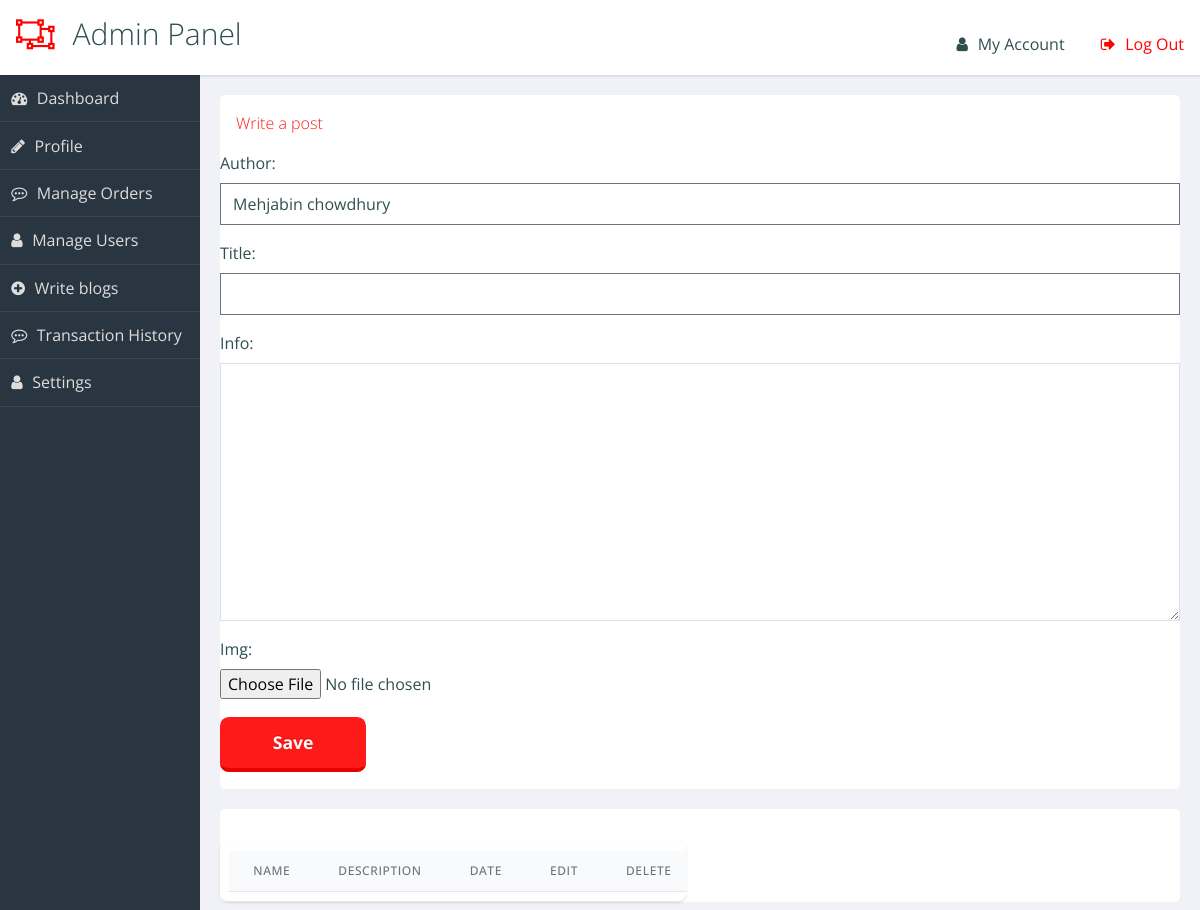
/add-blogs/ (signed in), run on an earlier commit of the app's database.
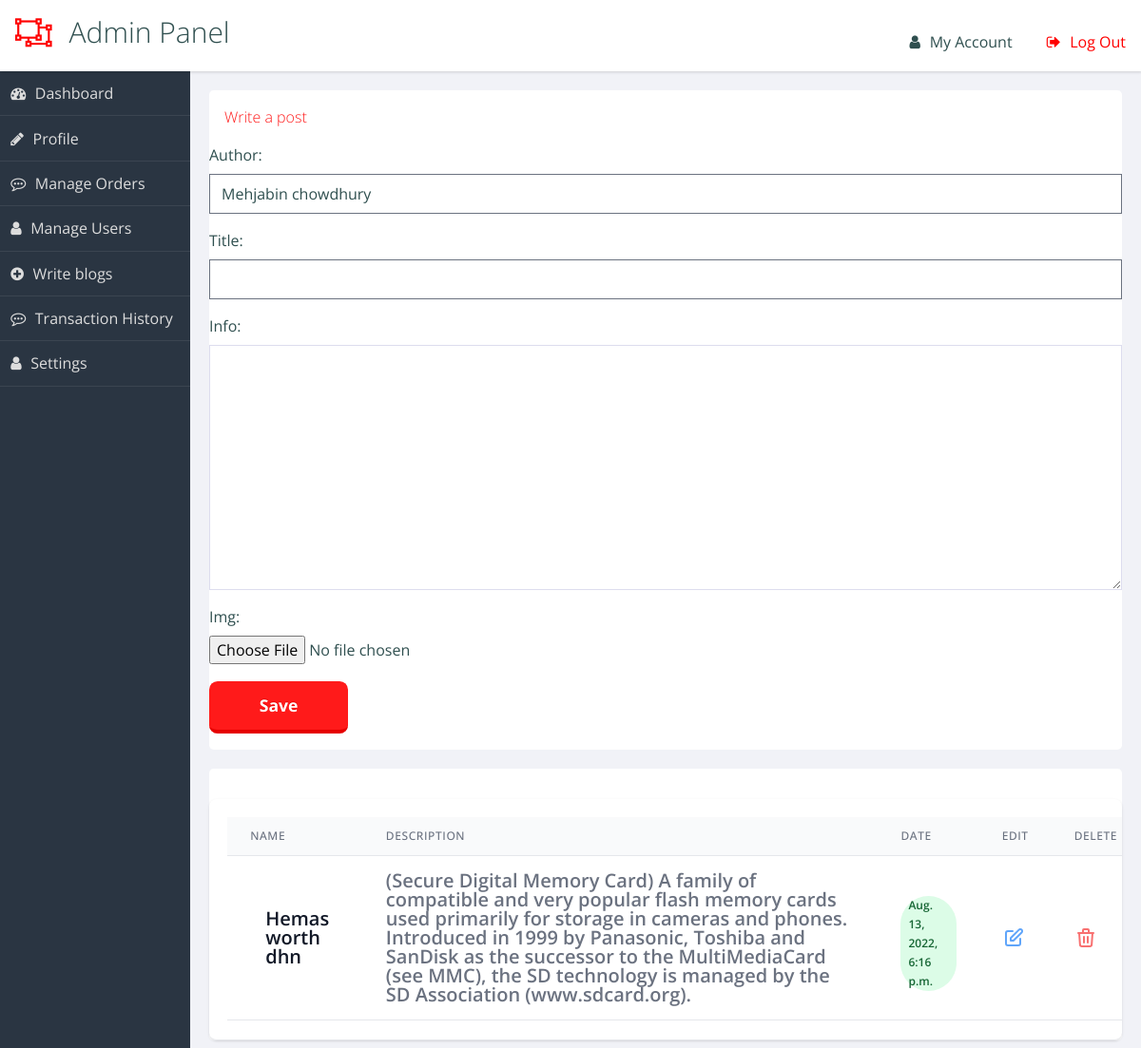
And on a later commit of the database.
### api/models.py (models this page shows, shortened)
class Blog(models.Model):
    author = models.CharField(max_length=50, default='Mehjabin chowdhury')
    title = models.CharField(max_length=100)
    info = models.TextField()
    img = models.ImageField()
    date = models.DateTimeField(auto_now_add=True)

### exchange/views.py (the view)
# urls.py: path('add-blogs/', views.Add_blogs, name='add_blogs'),
def Add_blogs(request):
    blogs = Blog.objects.all()
    email = request.user.email
    reviews = Review.objects.filter(email=email)
    rform = Review_Form()
    bform = Blog_Form()
    if request.method == 'POST':
        bform = Blog_Form(request.data)
        if bform.is_valid():
            bform.save()
    if request.method == 'POST':
        rform = Review_Form(request.data)
        if rform.is_valid():
            print(rform)
            rform.save()
    return render(request, 'exchange/addblogs.html', {'blogs': blogs, 'bform': bform, 'reviews': reviews, 'rform': rform})

### exchange/forms.py
class Blog_Form(forms.ModelForm):
    class Meta:
        model = Blog
        fields = '__all__'

class Review_Form(forms.ModelForm):
    class Meta:
        model = Review
        fields = '__all__'

### exchange/templates/exchange/addblogs.html (shortened to what the changed rows need)
{% extends 'exchange/base.html' %} {% load static %} {% block css %}
<link rel="stylesheet" href="{%static 'css/dashboard.css'%}" />
{% endblock css %}
{% block content %}
{% include 'exchange/dashboardnav.html' %}
{% if user.is_superuser %}
<main role="main">
  <section class="panel important">
    <h2>Write a post</h2>
      <form action="" method= 'POST'>
        {% if bform %}
        {{bform}}
        {% endif %}
      </form>
  </section>
  <section class="panel important flex justify-between">
    <div class="flex flex-col mt-8">
      <div class="py-2 -my-2 overflow-x-auto sm:-mx-6 sm:px-6 lg:-mx-8 lg:px-8">
        <div
          class="inline-block min-w-full overflow-hidden align-middle border-b border-gray-200 shadow sm:rounded-lg"
        >
          <table class="min-w-full">
            <thead>
              <tr>
                <th
                  class="px-6 py-3 text-xs font-medium leading-4 tracking-wider text-left text-gray-500 uppercase border-b border-gray-200 bg-gray-50"
                >
                  Name
                </th>
                <th
                  class="px-6 py-3 text-xs font-medium leading-4 tracking-wider text-left text-gray-500 uppercase border-b border-gray-200 bg-gray-50"
                >
                  Description
                </th>
                <th
                  class="px-6 py-3 text-xs font-medium leading-4 tracking-wider text-left text-gray-500 uppercase border-b border-gray-200 bg-gray-50"
                >
                  Date
                </th>
                <th
                  class="px-6 py-3 text-xs font-medium leading-4 tracking-wider text-left text-gray-500 uppercase border-b border-gray-200 bg-gray-50"
                >
                  Edit
                </th>
                <th
                  class="px-6 py-3 text-xs font-medium leading-4 tracking-wider text-left text-gray-500 uppercase border-b border-gray-200 bg-gray-50"
                >
                  Delete
                </th>
              </tr>
            </thead>
            <tbody class="bg-white">
              {% for u in blogs %}
              <tr>
                <td
                  class="px-6 py-4 whitespace-no-wrap border-b border-gray-200"
                >
                  <div class="flex items-center">
                    <div class="ml-4">
                      <div
                        class="text-xl font-semibold font-medium leading-5 text-gray-900"
                      >
                        {{u.title}}
                      </div>
                    </div>
                  </div>
                </td>
                <td
                  class="px-6 py-4 whitespace-no-wrap border-b border-gray-200"
                >
                  <div class="text-xl font-semibold leading-5 text-gray-500">
                    {{u.info}}
                  </div>
                </td>
                <td
                  class="px-6 py-4 whitespace-no-wrap border-b border-gray-200"
                >
                  <span
                    class="inline-flex px-2 text-xs font-semibold leading-5 text-green-800 bg-green-100 rounded-full"
                    >{{u.date}}</span
                  >
                </td>
                <td
                  class="px-6 py-4 text-sm leading-5 text-gray-500 whitespace-no-wrap border-b border-gray-200"
                >
                  <svg
                    xmlns="http://www.w3.org/2000/svg"
                    class="w-6 h-6 text-blue-400"
                    fill="none"
                    viewBox="0 0 24 24"
                    stroke="currentColor"
                  >
                    <path
                      stroke-linecap="round"
                      stroke-linejoin="round"
                      stroke-width="2"
                      d="M11 5H6a2 2 0 00-2 2v11a2 2 0 002 2h11a2 2 0 002-2v-5m-1.414-9.414a2 2 0 112.828 2.828L11.828 15H9v-2.828l8.586-8.586z"
                    />
                  </svg>
                </td>
                <td
                  class="px-6 py-4 text-sm leading-5 text-gray-500 whitespace-no-wrap border-b border-gray-200"
                >
                  <svg
                    xmlns="http://www.w3.org/2000/svg"
                    class="w-6 h-6 text-red-400"
                    fill="none"
                    viewBox="0 0 24 24"
                    stroke="currentColor"
                  >
                    <path
                      stroke-linecap="round"
                      stroke-linejoin="round"
                      stroke-width="2"
                      d="M19 7l-.867 12.142A2 2 0 0116.138 21H7.862a2 2 0 01-1.995-1.858L5 7m5 4v6m4-6v6m1-10V4a1 1 0 00-1-1h-4a1 1 0 00-1 1v3M4 7h16"
                    />
                  </svg>
                </td>
              </tr>
              {% endfor %}
            </tbody>
          </table>
        </div>
      </div>
    </div>
  </section>
  </main>
  {% endif %}
{% endblock content %}

What changed in the data, as far as the page shows it:
added Blog: title "Hemas worth dhn", info "(Secure Digital Memory Card) A family of compatible and very popular flash memory cards used primarily for storage in cameras and phones. Introduced in 1999 by Panasonic, Toshiba and SanDisk as the successor to the MultiMediaCard (see MMC), the SD technology is managed by the SD Association (www.sdcard.org).", date "Aug. 13, 2022, 6:16 p.m."
